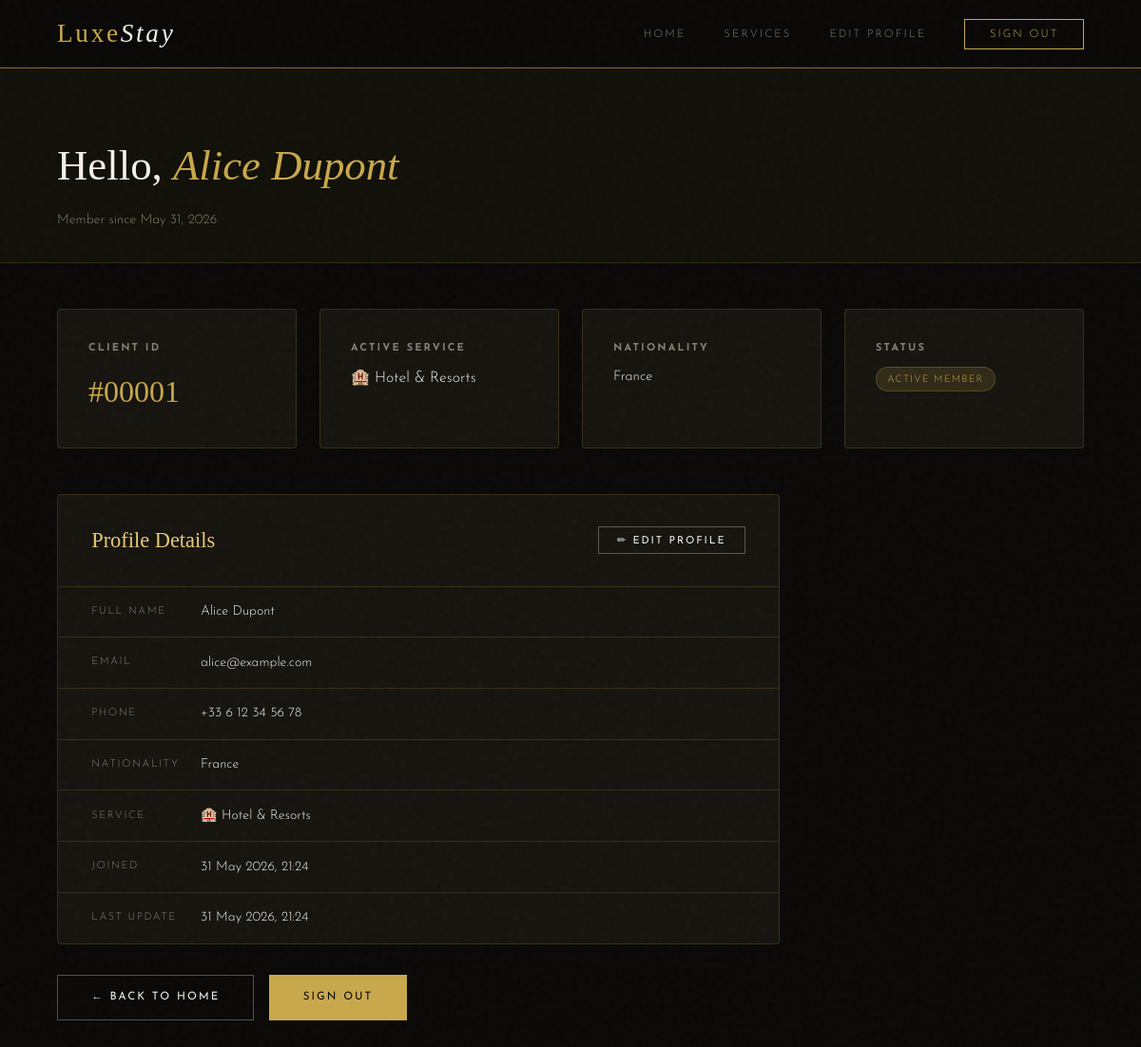
The app's page /dashboard.php (signed in) with its own data.
### tables this page shows
CREATE TABLE IF NOT EXISTS clients (
    id            INT UNSIGNED    NOT NULL AUTO_INCREMENT,
    full_name     VARCHAR(100)    NOT NULL,
    email         VARCHAR(150)    NOT NULL UNIQUE,
    phone         VARCHAR(30)     DEFAULT NULL,
    nationality   VARCHAR(100)    DEFAULT NULL,
    password_hash VARCHAR(255)    NOT NULL,
    service       ENUM(
                    'hotel',
                    'rent_car',
                    'school',
                    'company'
                  )               NOT NULL DEFAULT 'hotel',
    created_at    TIMESTAMP       NOT NULL DEFAULT CURRENT_TIMESTAMP,
    updated_at    TIMESTAMP       NOT NULL DEFAULT CURRENT_TIMESTAMP
                                           ON UPDATE CURRENT_TIMESTAMP,
    PRIMARY KEY (id),
    INDEX idx_email (email),
    INDEX idx_service (service)
);

### dashboard.php (shortened to what this page needs)
<?php
require_once 'includes/db.php';
$client  = getCurrentClient();
$stmt = $pdo->prepare('SELECT * FROM clients WHERE id = ?');
$stmt->execute([$client['id']]);
$record = $stmt->fetch();
$serviceLabels = [
    'hotel'    => '🏨 Hotel & Resorts',
    'rent_car' => '🚗 Premium Car Rental',
    'school'   => '🎓 LuxeStay Academy',
    'company'  => '🏢 Corporate Solutions',
];
$serviceLabel = $serviceLabels[$record['service']] ?? ucfirst($record['service']);
?>
<!DOCTYPE html>
<html lang="en">
<head>
  <link rel="stylesheet" href="css/style.css">
</head>
<body>
<nav class="navbar scrolled">
  <a class="nav-logo" href="index.php">Luxe<span>Stay</span></a>
  <ul class="nav-links">
    <li><a href="index.php">Home</a></li>
    <li><a href="index.php#services">Services</a></li>
    <li><a href="#edit-section">Edit Profile</a></li>
    <li><a href="logout.php" class="nav-cta">Sign Out</a></li>
  </ul>
</nav>
<div class="dashboard">
  <div class="dashboard-header">
    <h1>Hello, <span><?= htmlspecialchars($record['full_name']) ?></span></h1>
    <p style="color:var(--muted);margin-top:.5rem;font-size:.88rem">
      Member since <?= date('F j, Y', strtotime($record['created_at'])) ?>
    </p>
  </div>
  <div class="dashboard-body">
    <div class="dash-cards">
      <div class="dash-card">
        <h4>Client ID</h4>
        <div class="dash-val">#<?= str_pad($record['id'], 5, '0', STR_PAD_LEFT) ?></div>
      </div>
      <div class="dash-card">
        <h4>Active Service</h4>
        <div style="margin-top:.3rem"><?= $serviceLabel ?></div>
      </div>
      <div class="dash-card">
        <h4>Nationality</h4>
        <div style="margin-top:.3rem;font-size:.9rem"><?= htmlspecialchars($record['nationality'] ?: '—') ?></div>
      </div>
      <div class="dash-card">
        <h4>Status</h4>
        <div style="margin-top:.5rem"><span class="badge">Active Member</span></div>
      </div>
    </div>
    <div class="dash-panel">
      <div class="dash-panel-header">
        <h3>Profile Details</h3>
        <button class="btn btn-outline btn-sm" id="btn-edit-toggle">✏ Edit Profile</button>
      </div>
      <div id="profile-view">
        <table class="profile-table">
          <?php
          $rows = [
              'Full Name'   => $record['full_name'],
              'Email'       => $record['email'],
              'Phone'       => $record['phone'] ?: '—',
              'Nationality' => $record['nationality'] ?: '—',
              'Service'     => $serviceLabel,
              'Joined'      => date('d M Y, H:i', strtotime($record['created_at'])),
              'Last Update' => date('d M Y, H:i', strtotime($record['updated_at'])),
          ];
          foreach ($rows as $label => $value): ?>
            <tr>
              <td class="tbl-label"><?= $label ?></td>
              <td class="tbl-value"><?= htmlspecialchars($value) ?></td>
            </tr>
          <?php endforeach; ?>
        </table>
      </div>
    </div>
    <div style="margin-top:2rem;display:flex;gap:1rem;flex-wrap:wrap">
      <a href="index.php" class="btn btn-outline">← Back to Home</a>
      <a href="logout.php" class="btn btn-primary">Sign Out</a>
    </div>
  </div>
</div>
</body>
</html>

### records on screen
clients: full_name "Alice Dupont", created_at "May 31, 2026", id "00001", service "🏨 Hotel & Resorts", nationality "France", email "alice@example.com", phone "+33 6 12 34 56 78"

### other values on screen
$label "FULL NAME"
$label "EMAIL"
$label "PHONE"
$label "NATIONALITY"
$label "SERVICE"
$value "🏨 Hotel & Resorts"
$label "JOINED"
$value "31 May 2026, 21:24"
$label "LAST UPDATE"
